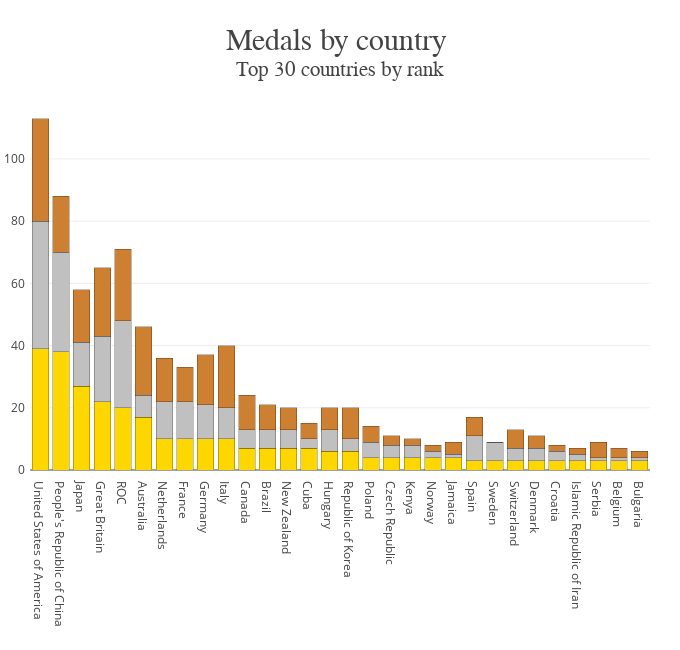

Notebook source saved alongside this figure:
### Code cell
medals.rename(columns={'Team/NOC':'country'}, inplace=True)
medals_final = medals.copy()
medals_final['rank'] = medals_final.index
medals_final = medals_final[medals_final['rank'] <= 30]
fig = go.Figure()
fig.add_trace(go.Bar(
    y=medals_final.Gold,
    x=medals_final.country,
    name='Gold',
    marker=dict(
        color='rgb(255,215,0)',
        line=dict(color='rgba(0, 0, 0, 0.5)')
    )
))

fig.add_trace(go.Bar(
    y=medals_final.Silver,
    x=medals_final.country,
    name='Silver',
    marker=dict(
        color='rgb(192,192,192)',
        line=dict(color='rgba(0, 0, 0, 0.5)')
    )
))

fig.add_trace(go.Bar(
    y=medals_final.Bronze,
    x=medals_final.country,
    name='Bronze',
    marker=dict(
        color='rgb(205, 127, 50)',
        line=dict(color='rgba(0, 0, 0, 0.5)')
    )
))

template = dict(layout=go.Layout(title_font=dict(family="Rockwell", size=30)))

fig.update_layout(
                title = 'Medals by country <br><sup>Top 30 countries by rank</sup>',
                template = template,
                showlegend = False,
                barmode='stack', 
                autosize=False,
                width=680,
                height=650,
                margin=dict(
                  l=30,
                  r=30,
                  b=180,
                  t=100,
                  pad=4
                          )
)

fig.layout.xaxis.tickformat = ',.0%'
fig.show()

### Figure 1 — Plotly figure (JSON) as saved in the notebook; plotly's stock layout.template omitted (floating-point values rounded to 4 significant figures)
{"data": [{"marker": {"color": "rgb(255,215,0)", "line": {"color": "rgba(0, 0, 0, 0.5)"}}, "name": "Gold", "type": "bar", "x": ["United States of America", "People's Republic of China", "Japan", "Great Britain", "ROC", "Australia", "Netherlands", "France", "Germany", "Italy", "Canada", "Brazil", "New Zealand", "Cuba", "Hungary", "Republic of Korea", "Poland", "Czech Republic", "Kenya", "Norway", "Jamaica", "Spain", "Sweden", "Switzerland", "Denmark", "Croatia", "Islamic Republic of Iran", "Serbia", "Belgium", "Bulgaria"], "y": [39, 38, 27, 22, 20, 17, 10, 10, 10, 10, 7, 7, 7, 7, 6, 6, 4, 4, 4, 4, 4, 3, 3, 3, 3, 3, 3, 3, 3, 3]}, {"marker": {"color": "rgb(192,192,192)", "line": {"color": "rgba(0, 0, 0, 0.5)"}}, "name": "Silver", "type": "bar", "x": ["United States of America", "People's Republic of China", "Japan", "Great Britain", "ROC", "Australia", "Netherlands", "France", "Germany", "Italy", "Canada", "Brazil", "New Zealand", "Cuba", "Hungary", "Republic of Korea", "Poland", "Czech Republic", "Kenya", "Norway", "Jamaica", "Spain", "Sweden", "Switzerland", "Denmark", "Croatia", "Islamic Republic of Iran", "Serbia", "Belgium", "Bulgaria"], "y": [41, 32, 14, 21, 28, 7, 12, 12, 11, 10, 6, 6, 6, 3, 7, 4, 5, 4, 4, 2, 1, 8, 6, 4, 4, 3, 2, 1, 1, 1]}, {"marker": {"color": "rgb(205, 127, 50)", "line": {"color": "rgba(0, 0, 0, 0.5)"}}, "name": "Bronze", "type": "bar", "x": ["United States of America", "People's Republic of China", "Japan", "Great Britain", "ROC", "Australia", "Netherlands", "France", "Germany", "Italy", "Canada", "Brazil", "New Zealand", "Cuba", "Hungary", "Republic of Korea", "Poland", "Czech Republic", "Kenya", "Norway", "Jamaica", "Spain", "Sweden", "Switzerland", "Denmark", "Croatia", "Islamic Republic of Iran", "Serbia", "Belgium", "Bulgaria"], "y": [33, 18, 17, 22, 23, 22, 14, 11, 16, 20, 11, 8, 7, 5, 7, 10, 5, 3, 2, 2, 4, 6, 0, 6, 4, 2, 2, 5, 3, 2]}], "layout": {"autosize": false, "barmode": "stack", "height": 650, "margin": {"b": 180, "l": 30, "pad": 4, "r": 30, "t": 100}, "showlegend": false, "title": {"text": "Medals by country <br><sup>Top 30 countries by rank</sup>"}, "width": 680, "xaxis": {"tickformat": ",.0%"}}}
